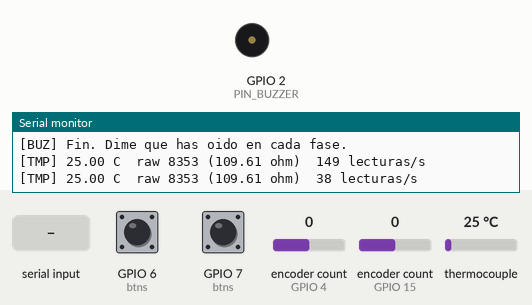
The sketch below on a simulated ESP32-S3. Shown: buzzer (waves = sounding), the last lines printed to the serial monitor. Inputs (shaded band) come from the test bench; at power-on: encoder count (sensors on GPIO 4, GPIO 15) 0, GPIO 6 (btns) HIGH, GPIO 7 (btns) HIGH, thermocouple 25 °C.

Above: at 5.1 s.
5.2 s: encoder count (sensor on GPIO 4) set to 1
6.7 s: "b" received over Serial
At 8.6 s:
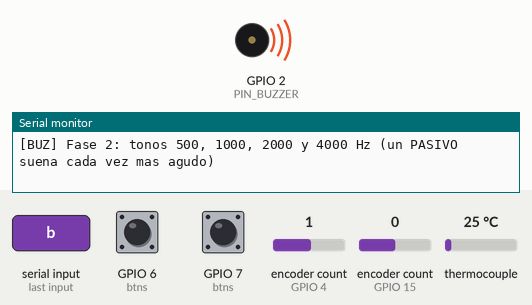
9.7 s: GPIO 6 (btns) pulled LOW for 0.15 s
11.9 s: GPIO 7 (btns) pulled LOW for 0.15 s
13.8 s: GPIO 6 (btns) pulled LOW for 1 s
16.3 s: GPIO 7 (btns) pulled LOW for 1 s
Timing chart, 0 to 19.3 s (numbered marks = the images above; inputs shaded):
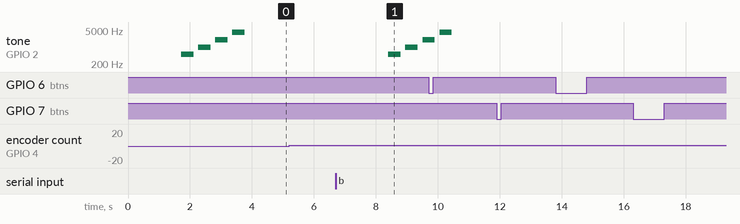

The sketch:

copro_test_01.ino
```cpp
/*
 * Timemore Dot Panel — copro_test_01 (fase 0 del coprocesador, paso 1)
 *
 * Placa: ESP32-S3-DevKitC-1 N8R8 v1.1, por el USB nativo (consola USB CDC).
 * Prueba por separado cada periferico del coprocesador y lo muestra por serie:
 *
 *  - 2 encoders KY-040 contados por HARDWARE con el periferico PCNT
 *    (ESP32Encoder): la CPU solo lee el contador, no se pierden pasos aunque
 *    este ocupada. Filtro antirrebote tambien por hardware (glitch filter).
 *    Pulsadores (SW) por INTERRUPCION (flanco) + tarea con antirrebote de 10 ms:
 *    pulsado (inmediato), clic, doble clic y pulsacion larga.
 *  - Zumbador en el GPIO 2: secuencia que sirve para saber si es activo o pasivo.
 *  - MAX31865 (SPI) + PT100 a 3 hilos, Rref 430 ohm: temperatura y fallos.
 *
 * Conexiones (SPEC.md 2.3), todo a 3V3 y GND:
 *   Encoder "Ajustes": CLK 4, DT 5, SW 6     Encoder "Accion": CLK 15, DT 16, SW 7
 *   MAX31865: SCK 12, SDI(MOSI) 11, SDO(MISO) 13, CS 10     Zumbador: 2
 *
 * Comandos por serie: 'b' repite la prueba del zumbador, 'z' pone los
 * encoders a cero, 'f' muestra el detalle de fallos del MAX31865.
 */

#include <ESP32Encoder.h>
#include <Adafruit_MAX31865.h>
#include <SPI.h>
#include "esp_timer.h"

// ---------------------------------------------------------------- pines
static const int ENC_A_CLK = 4,  ENC_A_DT = 5,  ENC_A_SW = 6;   // "Ajustes"
static const int ENC_B_CLK = 15, ENC_B_DT = 16, ENC_B_SW = 7;   // "Accion"
static const int PIN_SCK = 12, PIN_MOSI = 11, PIN_MISO = 13, PIN_CS = 10;
static const int PIN_BUZZER = 2;

static const float RTD_NOMINAL = 100.0f;   // PT100
static const float RTD_REF     = 430.0f;   // resistencia de referencia del modulo

// ---------------------------------------------------------------- encoders
ESP32Encoder encA, encB;

// Un KY-040 da 4 flancos (un ciclo completo de cuadratura) por cada "clic" mecanico.
static int32_t detents(ESP32Encoder &e) {
  int64_t c = e.getCount();
  return (int32_t)((c >= 0 ? c + 2 : c - 2) / 4);   // redondeo al clic mas cercano
}

// ---------------------------------------------------------------- pulsadores (por interrupcion)
// La ISR de cada pin SW (flanco de subida o bajada) guarda el instante del
// primer flanco y despierta a btn_task. La tarea espera DEBOUNCE_MS a que el
// contacto deje de rebotar, lee el nivel y emite el evento. La PULSACION se
// notifica en cuanto se confirma (sin esperar a soltar): sirve para que la tara
// responda al instante. Sin actividad, la tarea duerme (no hay sondeo).
struct Button {
  int pin;
  const char *name;
  bool stable;                 // nivel confirmado (true = suelto, con pull-up)
  volatile int64_t t_edge;     // primer flanco pendiente [us] (0 = ninguno)
  uint32_t t_press;            // inicio de la pulsacion [ms]
  bool long_sent;
  uint8_t clicks;              // clics pendientes de clasificar (simple/doble)
  uint32_t t_release;
};
static Button btns[2] = {
  {ENC_A_SW, "Ajustes", true, 0, 0, false, 0, 0},
  {ENC_B_SW, "Accion",  true, 0, 0, false, 0, 0},
};
static TaskHandle_t btn_task_h = NULL;
static const uint32_t DEBOUNCE_MS = 10, LONG_MS = 600, DOUBLE_MS = 300;

static void IRAM_ATTR btn_isr(void *arg) {
  int i = (int)(intptr_t)arg;
  if (btns[i].t_edge == 0) btns[i].t_edge = esp_timer_get_time();
  BaseType_t woken = pdFALSE;
  xTaskNotifyFromISR(btn_task_h, 1u << i, eSetBits, &woken);
  portYIELD_FROM_ISR(woken);
}

static void btn_task(void *) {
  for (;;) {
    // Si hay algo en curso (pulsado o clics por clasificar), despierta cada 10 ms
    // para medir la pulsacion larga y la ventana del doble clic; si no, duerme.
    bool busy = false;
    for (auto &b : btns) busy |= (!b.stable && !b.long_sent) || b.clicks;
    uint32_t bits = 0;
    xTaskNotifyWait(0, 0xFFFFFFFF, &bits, busy ? pdMS_TO_TICKS(10) : portMAX_DELAY);

    if (bits) vTaskDelay(pdMS_TO_TICKS(DEBOUNCE_MS));      // deja pasar el rebote
    uint32_t now = millis();
    for (int i = 0; i < 2; i++) {
      Button &b = btns[i];
      if (bits & (1u << i)) {
        int64_t t_edge = b.t_edge;
        b.t_edge = 0;
        bool level = digitalRead(b.pin);
        if (level != b.stable) {
          b.stable = level;
          uint32_t lat_us = (uint32_t)(esp_timer_get_time() - t_edge);
          if (!level) {                                     // pulsado
            b.t_press = now; b.long_sent = false;
            Serial.printf("[BTN] %s: pulsado (confirmado %u us tras el flanco)\n", b.name, lat_us);
          } else if (!b.long_sent) {                        // soltado tras pulsacion corta
            b.clicks++; b.t_release = now;
          }
        }
      }
      if (!b.stable && !b.long_sent && now - b.t_press >= LONG_MS) {
        b.long_sent = true; b.clicks = 0;
        Serial.printf("[BTN] %s: PULSACION LARGA\n", b.name);
      }
      if (b.clicks && b.stable && now - b.t_release >= DOUBLE_MS) {
        Serial.printf("[BTN] %s: %s\n", b.name, b.clicks >= 2 ? "DOBLE CLIC" : "CLIC");
        b.clicks = 0;
      }
    }
  }
}

// ---------------------------------------------------------------- zumbador
static void buzzer_test() {
  Serial.println("[BUZ] Fase 1: nivel alto fijo 1 s (un zumbador ACTIVO pita; uno PASIVO solo hace clic)");
  pinMode(PIN_BUZZER, OUTPUT);
  digitalWrite(PIN_BUZZER, HIGH); delay(1000);
  digitalWrite(PIN_BUZZER, LOW);  delay(700);
  Serial.println("[BUZ] Fase 2: tonos 500, 1000, 2000 y 4000 Hz (un PASIVO suena cada vez mas agudo)");
  ledcAttach(PIN_BUZZER, 1000, 8);
  const uint32_t f[] = {500, 1000, 2000, 4000};
  for (uint32_t hz : f) { ledcWriteTone(PIN_BUZZER, hz); delay(400); ledcWriteTone(PIN_BUZZER, 0); delay(150); }
  ledcDetach(PIN_BUZZER);
  pinMode(PIN_BUZZER, OUTPUT);
  digitalWrite(PIN_BUZZER, LOW);
  Serial.println("[BUZ] Fin. Dime que has oido en cada fase.");
}

// ---------------------------------------------------------------- MAX31865
Adafruit_MAX31865 rtd(PIN_CS);                 // SPI por hardware (bus FSPI)
static volatile float g_temp = NAN;
static volatile uint16_t g_raw = 0;
static volatile uint8_t g_fault = 0;
static volatile uint32_t g_samples = 0;

// Lectura en su propia tarea: readRTD() bloquea ~75 ms (conversion one-shot).
// Ni los encoders (PCNT) ni los pulsadores (interrupcion) dependen de esto.
static void temp_task(void *) {
  for (;;) {
    uint16_t raw = rtd.readRTD();
    uint8_t f = rtd.readFault();
    if (f) rtd.clearFault();
    g_raw = raw;
    g_fault = f;
    g_temp = f ? NAN : rtd.temperature(RTD_NOMINAL, RTD_REF);
    g_samples++;
    vTaskDelay(pdMS_TO_TICKS(25));             // ~10 lecturas/s en total
  }
}

static void print_fault(uint8_t f) {
  if (!f) { Serial.println("[TMP] sin fallos"); return; }
  Serial.printf("[TMP] fallo 0x%02X:", f);
  if (f & MAX31865_FAULT_HIGHTHRESH) Serial.print(" RTD alta (sonda abierta?)");
  if (f & MAX31865_FAULT_LOWTHRESH)  Serial.print(" RTD baja (cortocircuito?)");
  if (f & MAX31865_FAULT_REFINLOW)   Serial.print(" REFIN- > 0.85 Vbias");
  if (f & MAX31865_FAULT_REFINHIGH)  Serial.print(" REFIN- < 0.85 Vbias (FORCE- abierto)");
  if (f & MAX31865_FAULT_RTDINLOW)   Serial.print(" RTDIN- < 0.85 Vbias (FORCE- abierto)");
  if (f & MAX31865_FAULT_OVUV)       Serial.print(" sobre/subtension");
  Serial.println();
}

// ---------------------------------------------------------------- arduino
void setup() {
  Serial.begin(115200);
  uint32_t t0 = millis();
  while (!Serial && millis() - t0 < 3000) delay(10);   // espera a la consola USB
  Serial.println("\n[COP] copro_test_01 arrancando");

  // Encoders por PCNT: pull-ups internas (los KY-040 ya traen 10k) y filtro
  ESP32Encoder::useInternalWeakPullResistors = puType::up;
  encA.attachFullQuad(ENC_A_CLK, ENC_A_DT);
  encB.attachFullQuad(ENC_B_CLK, ENC_B_DT);
  encA.setFilter(1023);                        // ignora pulsos < ~12.8 us (80 MHz APB)
  encB.setFilter(1023);
  encA.clearCount();
  encB.clearCount();
  Serial.println("[ENC] encoders en PCNT (hardware), 4 flancos por clic");

  // Pulsadores por interrupcion
  xTaskCreatePinnedToCore(btn_task, "btn", 4096, NULL, 5, &btn_task_h, 1);
  for (int i = 0; i < 2; i++) {
    pinMode(btns[i].pin, INPUT_PULLUP);
    btns[i].stable = digitalRead(btns[i].pin);
    attachInterruptArg(btns[i].pin, btn_isr, (void *)(intptr_t)i, CHANGE);
  }
  Serial.println("[BTN] pulsadores por interrupcion (CHANGE) con antirrebote de 10 ms");

  // MAX31865
  SPI.begin(PIN_SCK, PIN_MISO, PIN_MOSI, PIN_CS);
  if (rtd.begin(MAX31865_3WIRE)) Serial.println("[TMP] MAX31865 iniciado a 3 hilos");
  else                           Serial.println("[TMP] MAX31865: begin() fallo");
  xTaskCreatePinnedToCore(temp_task, "temp", 4096, NULL, 1, NULL, 1);

  buzzer_test();
}

void loop() {
  uint32_t now = millis();

  // Encoders: se informa solo cuando cambian
  static int32_t lastA = 0, lastB = 0;
  int32_t a = detents(encA), b = detents(encB);
  if (a != lastA || b != lastB) {
    Serial.printf("[ENC] Ajustes %+ld (%+ld)   Accion %+ld (%+ld)   [clics (flancos)]\n",
                  (long)a, (long)encA.getCount(), (long)b, (long)encB.getCount());
    lastA = a; lastB = b;
  }

  // Temperatura cada segundo
  static uint32_t t_tmp = 0, last_samples = 0;
  if (now - t_tmp >= 1000) {
    t_tmp = now;
    uint32_t n = g_samples;
    float ohm = g_raw * RTD_REF / 32768.0f;
    // Sin modulo, MISO queda a 0 (o a 1): raw 0 / 32767 sin fallo -> no responde
    if (!g_fault && (g_raw == 0 || g_raw >= 32767))
      Serial.printf("[TMP] el MAX31865 no responde (raw %u): revisar cableado SPI y 3V3\n", g_raw);
    else if (g_fault) Serial.printf("[TMP] FALLO 0x%02X  raw %u (%.2f ohm)  %u lecturas/s\n",
                               g_fault, g_raw, ohm, n - last_samples);
    else         Serial.printf("[TMP] %.2f C  raw %u (%.2f ohm)  %u lecturas/s\n",
                               g_temp, g_raw, ohm, n - last_samples);
    last_samples = n;
  }

  // Comandos
  if (Serial.available()) {
    int c = Serial.read();
    if (c == 'b') buzzer_test();
    if (c == 'z') { encA.clearCount(); encB.clearCount(); Serial.println("[ENC] a cero"); }
    if (c == 'f') print_fault(g_fault);
  }
  delay(2);
}
```

Measured:
- after the input at 6.7 s, tone on GPIO 2 (PIN_BUZZER): plays 500 Hz for 0.40 s, 1000 Hz for 0.40 s, 2000 Hz for 0.19 s, starting after 1.7 s
